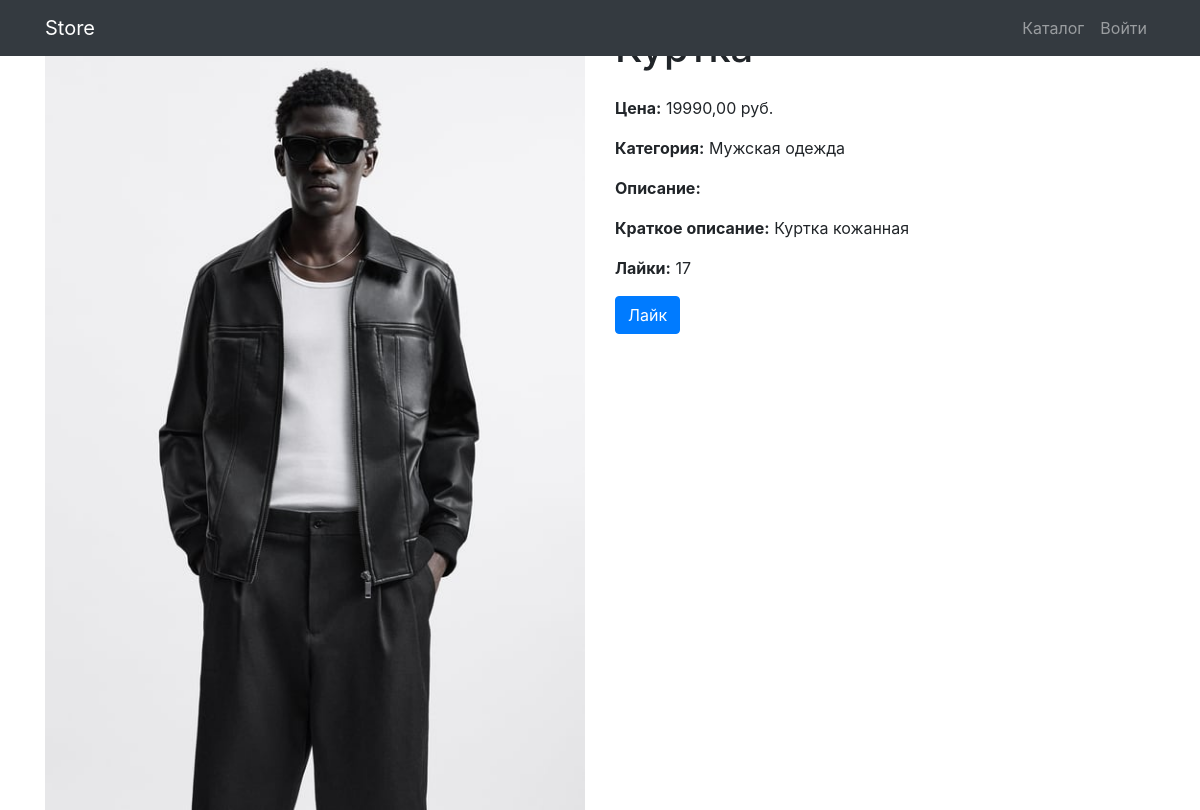
/products/products/detail/4/, run on the app's committed database.
### products/models.py (models this page shows, shortened)
class Product(models.Model):
    name = models.CharField(
        max_length=256
    )
    image = models.ImageField(
        upload_to='products_images'
    )
    description = models.TextField(
        blank=True
    )
    short_description = models.CharField(
        max_length=64,
        blank=True
    )
    price = models.DecimalField(
        max_digits=8,
        decimal_places=2,
        default=0
    )
    quantity = models.PositiveIntegerField(
        default=0
    )
    category = models.ForeignKey(
        ProductCategory,
        on_delete=models.PROTECT
    )
    likes = models.PositiveIntegerField(
        default=0
    )
    class Meta:
        verbose_name = 'Продукт'
        verbose_name_plural = 'Продукты'

class ProductCategory(models.Model):
    name = models.CharField(
        max_length=64,
        unique=True
    )
    description = models.TextField(
        blank=True
    )
    class Meta:
        verbose_name = 'Категория'
        verbose_name_plural = 'Категории'
    def __str__(self):
        return self.name

### products/views.py (the view)
def product_detail(request, product_id):
    product = Product.objects.get(pk=product_id)
    return render(request, 'products/product_detail.html', {'product': product})

### products/templates/products/product_detail.html
{% extends 'products/base.html' %}
{% load static %}
{% block content %}
<div class="container">
    <div class="row">
        <div class="col-lg-6">
            <img src="{{ product.image.url }}" class="img-fluid" alt="{{ product.name }}">
        </div>
        <div class="col-lg-6">
            <h1 class="my-4">{{ product.name }}</h1>
            <p><strong>Цена:</strong> {{ product.price }} руб.</p>
            <p><strong>Категория:</strong> {{ product.category }}</p>
            <p><strong>Описание:</strong> {{ product.description }}</p>
            <p><strong>Краткое описание:</strong> {{ product.short_description }}</p>
            <p><strong>Лайки:</strong> {{ product.likes }}</p>
            <a href="{% url 'products:like_product' product.id %}" class="btn btn-primary">Лайк</a>
        </div>
    </div>
</div>
{% endblock %}

### data on the page
Product: image (picture), price "19990,00", category "Мужская одежда", short_description "Куртка кожанная", likes "17"
